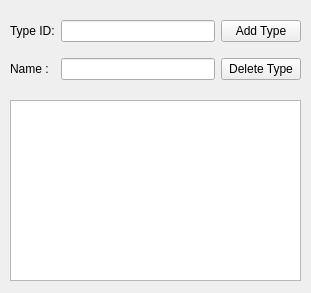
<?xml version="1.0" encoding="UTF-8"?>
<ui version="4.0">
 <class>Add_Type</class>
 <widget class="QWidget" name="Add_Type">
  <property name="geometry">
   <rect>
    <x>0</x>
    <y>0</y>
    <width>311</width>
    <height>293</height>
   </rect>
  </property>
  <property name="windowTitle">
   <string>Form</string>
  </property>
  <widget class="QTableView" name="tableView">
   <property name="geometry">
    <rect>
     <x>10</x>
     <y>100</y>
     <width>291</width>
     <height>181</height>
    </rect>
   </property>
  </widget>
  <widget class="QWidget" name="gridLayoutWidget">
   <property name="geometry">
    <rect>
     <x>10</x>
     <y>10</y>
     <width>291</width>
     <height>80</height>
    </rect>
   </property>
   <layout class="QGridLayout" name="gridLayout">
    <item row="1" column="0">
     <widget class="QLabel" name="label_2">
      <property name="text">
       <string>Name :</string>
      </property>
     </widget>
    </item>
    <item row="1" column="1">
     <widget class="QLineEdit" name="lineEdit_2"/>
    </item>
    <item row="0" column="1">
     <widget class="QLineEdit" name="lineEdit"/>
    </item>
    <item row="0" column="0">
     <widget class="QLabel" name="label">
      <property name="text">
       <string>Type ID:</string>
      </property>
     </widget>
    </item>
    <item row="0" column="2">
     <widget class="QPushButton" name="pushButton">
      <property name="text">
       <string>Add Type</string>
      </property>
     </widget>
    </item>
    <item row="1" column="2">
     <widget class="QPushButton" name="pushButton_2">
      <property name="text">
       <string>Delete Type</string>
      </property>
     </widget>
    </item>
   </layout>
  </widget>
 </widget>
 <resources/>
 <connections/>
</ui>
